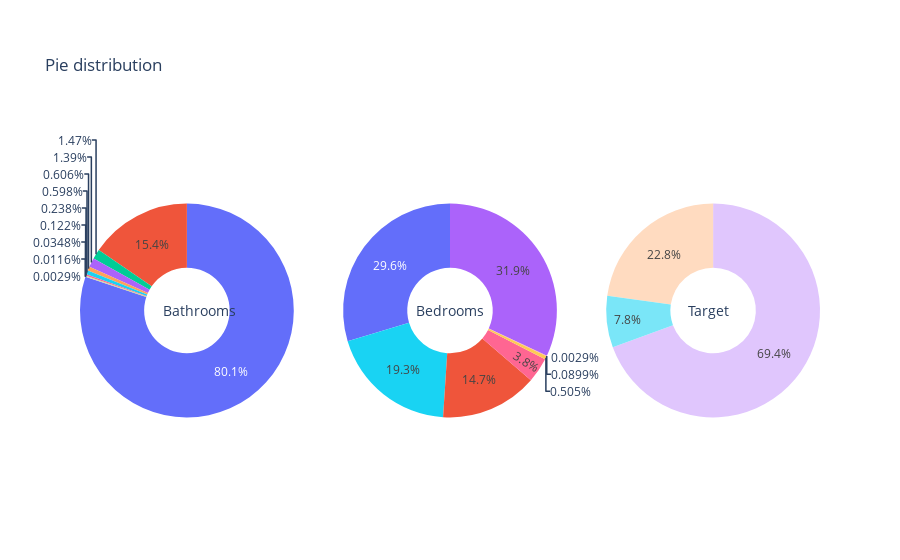

Source (notebook cell):
### Code cell
fig = make_subplots(rows=1, cols=3, specs=[[{'type':'domain'}, {'type':'domain'}, {'type':'domain'},]])

fig.add_trace(go.Pie(values=df['bathrooms'].value_counts(), labels=df['bathrooms'].unique(),  name="Bathrooms"), 1, 1)
fig.add_trace(go.Pie(values=df['bedrooms'].value_counts(), labels=df['bedrooms'].unique(), name="Bedrooms"), 1, 2)
fig.add_trace(go.Pie(values=df['TARGET'].value_counts(), labels=df['TARGET'].unique(), name="Popularity"), 1, 3)
fig.update_traces(hole=.4)
fig.update_layout(
    title_text="Pie distribution",

    annotations=[dict(text='Bathrooms', x=0.11, y=0.5, font_size=14, showarrow=False),
                 dict(text='Bedrooms', x=0.50, y=0.5, font_size=14, showarrow=False),
                 dict(text='Target', x=0.88, y=0.5, font_size=14, showarrow=False)],
    showlegend=False)
fig.show()

### Figure 1 — Plotly figure (JSON) as saved in the notebook; plotly's stock layout.template omitted (floating-point values rounded to 4 significant figures)
{"data": [{"domain": {"x": [0, 0.2889], "y": [0, 1]}, "hole": 0.4, "labels": [1, 2, 2.5, 3, 1.5, 0, 4, 3.5, 4.5, 5, 5.5], "name": "Bathrooms", "type": "pie", "values": [27605, 5317, 508, 480, 209, 206, 82, 42, 12, 4, 1]}, {"domain": {"x": [0.3556, 0.6444], "y": [0, 1]}, "hole": 0.4, "labels": [3, 1, 0, 2, 4, 5, 6, 8], "name": "Bedrooms", "type": "pie", "values": [11008, 10219, 6657, 5066, 1310, 174, 31, 1]}, {"domain": {"x": [0.7111, 1], "y": [0, 1]}, "hole": 0.4, "labels": ["medium", "low", "high"], "name": "Popularity", "type": "pie", "values": [23920, 7859, 2687]}], "layout": {"annotations": [{"font": {"size": 14}, "showarrow": false, "text": "Bathrooms", "x": 0.11, "y": 0.5}, {"font": {"size": 14}, "showarrow": false, "text": "Bedrooms", "x": 0.5, "y": 0.5}, {"font": {"size": 14}, "showarrow": false, "text": "Target", "x": 0.88, "y": 0.5}], "showlegend": false, "title": {"text": "Pie distribution"}}}
